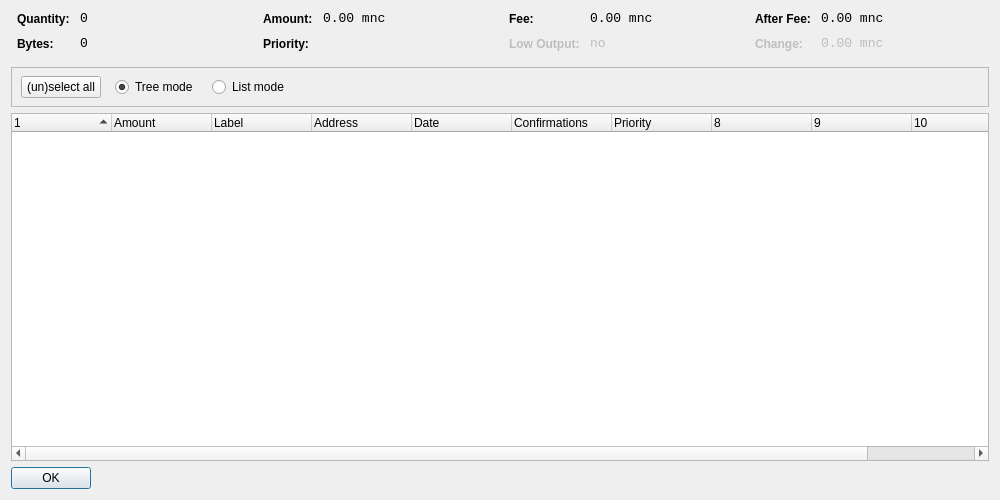
<?xml version="1.0" encoding="UTF-8"?>
<ui version="4.0">
 <class>CoinControlDialog</class>
 <widget class="QDialog" name="CoinControlDialog">
  <property name="geometry">
   <rect>
    <x>0</x>
    <y>0</y>
    <width>1000</width>
    <height>500</height>
   </rect>
  </property>
  <property name="windowTitle">
   <string>Coin Control</string>
  </property>
  <layout class="QVBoxLayout" name="verticalLayout">
   <item>
    <layout class="QHBoxLayout" name="horizontalLayoutTop" stretch="0,0,0,0">
     <property name="topMargin">
      <number>0</number>
     </property>
     <property name="bottomMargin">
      <number>10</number>
     </property>
     <item>
      <layout class="QFormLayout" name="formLayoutCoinControl1">
       <property name="horizontalSpacing">
        <number>10</number>
       </property>
       <property name="verticalSpacing">
        <number>10</number>
       </property>
       <property name="leftMargin">
        <number>6</number>
       </property>
       <property name="rightMargin">
        <number>6</number>
       </property>
       <item row="0" column="0">
        <widget class="QLabel" name="labelCoinControlQuantityText">
         <property name="styleSheet">
          <string notr="true">font-weight:bold;</string>
         </property>
         <property name="text">
          <string>Quantity:</string>
         </property>
        </widget>
       </item>
       <item row="0" column="1">
        <widget class="QLabel" name="labelCoinControlQuantity">
         <property name="font">
          <font>
           <family>Monospace</family>
           <pointsize>10</pointsize>
          </font>
         </property>
         <property name="cursor">
          <cursorShape>IBeamCursor</cursorShape>
         </property>
         <property name="contextMenuPolicy">
          <enum>Qt::ActionsContextMenu</enum>
         </property>
         <property name="text">
          <string notr="true">0</string>
         </property>
         <property name="textInteractionFlags">
          <set>Qt::LinksAccessibleByMouse|Qt::TextSelectableByKeyboard|Qt::TextSelectableByMouse</set>
         </property>
        </widget>
       </item>
       <item row="1" column="0">
        <widget class="QLabel" name="labelCoinControlBytesText">
         <property name="styleSheet">
          <string notr="true">font-weight:bold;</string>
         </property>
         <property name="text">
          <string>Bytes:</string>
         </property>
        </widget>
       </item>
       <item row="1" column="1">
        <widget class="QLabel" name="labelCoinControlBytes">
         <property name="font">
          <font>
           <family>Monospace</family>
           <pointsize>10</pointsize>
          </font>
         </property>
         <property name="cursor">
          <cursorShape>IBeamCursor</cursorShape>
         </property>
         <property name="contextMenuPolicy">
          <enum>Qt::ActionsContextMenu</enum>
         </property>
         <property name="text">
          <string notr="true">0</string>
         </property>
         <property name="textInteractionFlags">
          <set>Qt::LinksAccessibleByMouse|Qt::TextSelectableByKeyboard|Qt::TextSelectableByMouse</set>
         </property>
        </widget>
       </item>
      </layout>
     </item>
     <item>
      <layout class="QFormLayout" name="formLayoutCoinControl2">
       <property name="horizontalSpacing">
        <number>10</number>
       </property>
       <property name="verticalSpacing">
        <number>10</number>
       </property>
       <property name="leftMargin">
        <number>6</number>
       </property>
       <property name="rightMargin">
        <number>6</number>
       </property>
       <item row="0" column="0">
        <widget class="QLabel" name="labelCoinControlAmountText">
         <property name="styleSheet">
          <string notr="true">font-weight:bold;</string>
         </property>
         <property name="text">
          <string>Amount:</string>
         </property>
        </widget>
       </item>
       <item row="0" column="1">
        <widget class="QLabel" name="labelCoinControlAmount">
         <property name="font">
          <font>
           <family>Monospace</family>
           <pointsize>10</pointsize>
          </font>
         </property>
         <property name="cursor">
          <cursorShape>IBeamCursor</cursorShape>
         </property>
         <property name="contextMenuPolicy">
          <enum>Qt::ActionsContextMenu</enum>
         </property>
         <property name="text">
          <string notr="true">0.00 mnc</string>
         </property>
         <property name="textInteractionFlags">
          <set>Qt::LinksAccessibleByMouse|Qt::TextSelectableByKeyboard|Qt::TextSelectableByMouse</set>
         </property>
        </widget>
       </item>
       <item row="1" column="0">
        <widget class="QLabel" name="labelCoinControlPriorityText">
         <property name="styleSheet">
          <string notr="true">font-weight:bold;</string>
         </property>
         <property name="text">
          <string>Priority:</string>
         </property>
        </widget>
       </item>
       <item row="1" column="1">
        <widget class="QLabel" name="labelCoinControlPriority">
         <property name="font">
          <font>
           <family>Monospace</family>
           <pointsize>10</pointsize>
          </font>
         </property>
         <property name="cursor">
          <cursorShape>IBeamCursor</cursorShape>
         </property>
         <property name="contextMenuPolicy">
          <enum>Qt::ActionsContextMenu</enum>
         </property>
         <property name="text">
          <string/>
         </property>
         <property name="textInteractionFlags">
          <set>Qt::LinksAccessibleByMouse|Qt::TextSelectableByKeyboard|Qt::TextSelectableByMouse</set>
         </property>
        </widget>
       </item>
      </layout>
     </item>
     <item>
      <layout class="QFormLayout" name="formLayoutCoinControl3">
       <property name="horizontalSpacing">
        <number>10</number>
       </property>
       <property name="verticalSpacing">
        <number>10</number>
       </property>
       <property name="leftMargin">
        <number>6</number>
       </property>
       <property name="rightMargin">
        <number>6</number>
       </property>
       <item row="0" column="0">
        <widget class="QLabel" name="labelCoinControlFeeText">
         <property name="styleSheet">
          <string notr="true">font-weight:bold;</string>
         </property>
         <property name="text">
          <string>Fee:</string>
         </property>
        </widget>
       </item>
       <item row="0" column="1">
        <widget class="QLabel" name="labelCoinControlFee">
         <property name="font">
          <font>
           <family>Monospace</family>
           <pointsize>10</pointsize>
          </font>
         </property>
         <property name="cursor">
          <cursorShape>IBeamCursor</cursorShape>
         </property>
         <property name="contextMenuPolicy">
          <enum>Qt::ActionsContextMenu</enum>
         </property>
         <property name="text">
          <string notr="true">0.00 mnc</string>
         </property>
         <property name="textInteractionFlags">
          <set>Qt::LinksAccessibleByMouse|Qt::TextSelectableByKeyboard|Qt::TextSelectableByMouse</set>
         </property>
        </widget>
       </item>
       <item row="1" column="0">
        <widget class="QLabel" name="labelCoinControlLowOutputText">
         <property name="enabled">
          <bool>false</bool>
         </property>
         <property name="styleSheet">
          <string notr="true">font-weight:bold;</string>
         </property>
         <property name="text">
          <string>Low Output:</string>
         </property>
        </widget>
       </item>
       <item row="1" column="1">
        <widget class="QLabel" name="labelCoinControlLowOutput">
         <property name="enabled">
          <bool>false</bool>
         </property>
         <property name="font">
          <font>
           <family>Monospace</family>
           <pointsize>10</pointsize>
          </font>
         </property>
         <property name="cursor">
          <cursorShape>IBeamCursor</cursorShape>
         </property>
         <property name="contextMenuPolicy">
          <enum>Qt::ActionsContextMenu</enum>
         </property>
         <property name="text">
          <string notr="true">no</string>
         </property>
         <property name="textInteractionFlags">
          <set>Qt::LinksAccessibleByMouse|Qt::TextSelectableByKeyboard|Qt::TextSelectableByMouse</set>
         </property>
        </widget>
       </item>
      </layout>
     </item>
     <item>
      <layout class="QFormLayout" name="formLayoutCoinControl4">
       <property name="horizontalSpacing">
        <number>10</number>
       </property>
       <property name="verticalSpacing">
        <number>10</number>
       </property>
       <property name="leftMargin">
        <number>6</number>
       </property>
       <property name="rightMargin">
        <number>6</number>
       </property>
       <item row="0" column="0">
        <widget class="QLabel" name="labelCoinControlAfterFeeText">
         <property name="styleSheet">
          <string notr="true">font-weight:bold;</string>
         </property>
         <property name="text">
          <string>After Fee:</string>
         </property>
        </widget>
       </item>
       <item row="0" column="1">
        <widget class="QLabel" name="labelCoinControlAfterFee">
         <property name="font">
          <font>
           <family>Monospace</family>
           <pointsize>10</pointsize>
          </font>
         </property>
         <property name="cursor">
          <cursorShape>IBeamCursor</cursorShape>
         </property>
         <property name="contextMenuPolicy">
          <enum>Qt::ActionsContextMenu</enum>
         </property>
         <property name="text">
          <string notr="true">0.00 mnc</string>
         </property>
         <property name="textInteractionFlags">
          <set>Qt::LinksAccessibleByMouse|Qt::TextSelectableByKeyboard|Qt::TextSelectableByMouse</set>
         </property>
        </widget>
       </item>
       <item row="1" column="0">
        <widget class="QLabel" name="labelCoinControlChangeText">
         <property name="enabled">
          <bool>false</bool>
         </property>
         <property name="styleSheet">
          <string notr="true">font-weight:bold;</string>
         </property>
         <property name="text">
          <string>Change:</string>
         </property>
        </widget>
       </item>
       <item row="1" column="1">
        <widget class="QLabel" name="labelCoinControlChange">
         <property name="enabled">
          <bool>false</bool>
         </property>
         <property name="font">
          <font>
           <family>Monospace</family>
           <pointsize>10</pointsize>
          </font>
         </property>
         <property name="cursor">
          <cursorShape>IBeamCursor</cursorShape>
         </property>
         <property name="contextMenuPolicy">
          <enum>Qt::ActionsContextMenu</enum>
         </property>
         <property name="text">
          <string notr="true">0.00 mnc</string>
         </property>
         <property name="textInteractionFlags">
          <set>Qt::LinksAccessibleByMouse|Qt::TextSelectableByKeyboard|Qt::TextSelectableByMouse</set>
         </property>
        </widget>
       </item>
      </layout>
     </item>
    </layout>
   </item>
   <item>
    <widget class="QFrame" name="frame">
     <property name="minimumSize">
      <size>
       <width>0</width>
       <height>40</height>
      </size>
     </property>
     <property name="frameShape">
      <enum>QFrame::StyledPanel</enum>
     </property>
     <property name="frameShadow">
      <enum>QFrame::Sunken</enum>
     </property>
     <widget class="QWidget" name="horizontalLayoutWidget">
      <property name="geometry">
       <rect>
        <x>10</x>
        <y>0</y>
        <width>781</width>
        <height>41</height>
       </rect>
      </property>
      <layout class="QHBoxLayout" name="horizontalLayoutPanel" stretch="0,0,0,0,0">
       <property name="spacing">
        <number>14</number>
       </property>
       <item>
        <widget class="QPushButton" name="pushButtonSelectAll">
         <property name="sizePolicy">
          <sizepolicy hsizetype="Maximum" vsizetype="Fixed">
           <horstretch>0</horstretch>
           <verstretch>0</verstretch>
          </sizepolicy>
         </property>
         <property name="text">
          <string>(un)select all</string>
         </property>
        </widget>
       </item>
       <item>
        <widget class="QRadioButton" name="radioTreeMode">
         <property name="sizePolicy">
          <sizepolicy hsizetype="Maximum" vsizetype="Fixed">
           <horstretch>0</horstretch>
           <verstretch>0</verstretch>
          </sizepolicy>
         </property>
         <property name="text">
          <string>Tree mode</string>
         </property>
         <property name="checked">
          <bool>true</bool>
         </property>
        </widget>
       </item>
       <item>
        <widget class="QRadioButton" name="radioListMode">
         <property name="sizePolicy">
          <sizepolicy hsizetype="Maximum" vsizetype="Fixed">
           <horstretch>0</horstretch>
           <verstretch>0</verstretch>
          </sizepolicy>
         </property>
         <property name="text">
          <string>List mode</string>
         </property>
        </widget>
       </item>
       <item>
        <spacer name="horizontalSpacer">
         <property name="orientation">
          <enum>Qt::Horizontal</enum>
         </property>
         <property name="sizeHint" stdset="0">
          <size>
           <width>40</width>
           <height>20</height>
          </size>
         </property>
        </spacer>
       </item>
      </layout>
     </widget>
    </widget>
   </item>
   <item>
    <widget class="CoinControlTreeWidget" name="treeWidget">
     <property name="contextMenuPolicy">
      <enum>Qt::CustomContextMenu</enum>
     </property>
     <property name="sortingEnabled">
      <bool>false</bool>
     </property>
     <property name="columnCount">
      <number>11</number>
     </property>
     <attribute name="headerShowSortIndicator" stdset="0">
      <bool>true</bool>
     </attribute>
     <attribute name="headerStretchLastSection">
      <bool>false</bool>
     </attribute>
     <column>
      <property name="text">
       <string/>
      </property>
     </column>
     <column>
      <property name="text">
       <string>Amount</string>
      </property>
     </column>
     <column>
      <property name="text">
       <string>Label</string>
      </property>
     </column>
     <column>
      <property name="text">
       <string>Address</string>
      </property>
     </column>
     <column>
      <property name="text">
       <string>Date</string>
      </property>
     </column>
     <column>
      <property name="text">
       <string>Confirmations</string>
      </property>
      <property name="toolTip">
       <string>Confirmed</string>
      </property>
     </column>
     <column>
      <property name="text">
       <string>Priority</string>
      </property>
     </column>
     <column>
      <property name="text">
       <string/>
      </property>
     </column>
     <column>
      <property name="text">
       <string/>
      </property>
     </column>
     <column>
      <property name="text">
       <string/>
      </property>
     </column>
     <column>
      <property name="text">
       <string/>
      </property>
     </column>
    </widget>
   </item>
   <item>
    <widget class="QDialogButtonBox" name="buttonBox">
     <property name="sizePolicy">
      <sizepolicy hsizetype="Maximum" vsizetype="Fixed">
       <horstretch>0</horstretch>
       <verstretch>0</verstretch>
      </sizepolicy>
     </property>
     <property name="orientation">
      <enum>Qt::Horizontal</enum>
     </property>
     <property name="standardButtons">
      <set>QDialogButtonBox::Ok</set>
     </property>
    </widget>
   </item>
  </layout>
 </widget>
 <customwidgets>
  <customwidget>
   <class>CoinControlTreeWidget</class>
   <extends>QTreeWidget</extends>
   <header>coincontroltreewidget.h</header>
  </customwidget>
 </customwidgets>
 <resources/>
 <connections/>
</ui>
